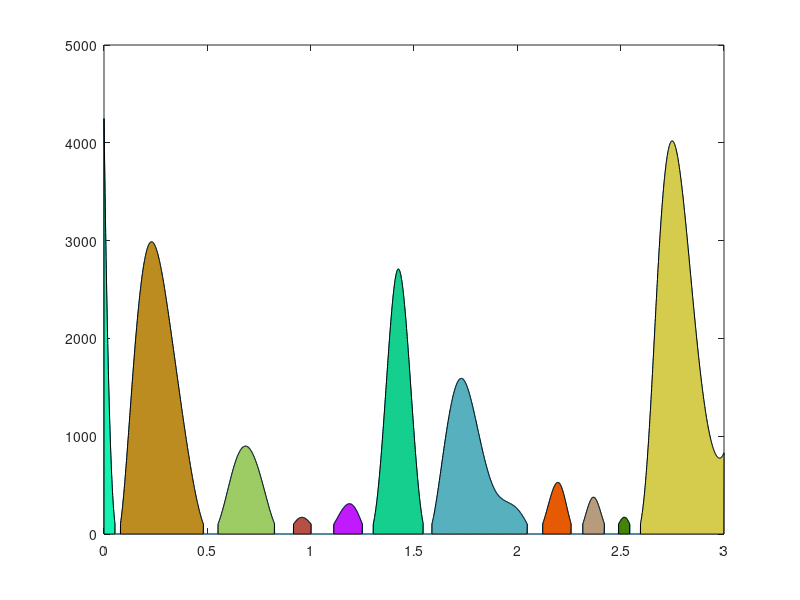

This chart was generated by the following MATLAB code: (Note: this script raises an error after producing the figure.)
%%
%     COURSE: Signal processing problems, solved in MATLAB and Python
%    SECTION: Feature detection
%      VIDEO: Area under the curve
% Instructor: sincxpress.com
%
%%

% create signal
srate = 1000; % Hz
time  = 0:1/srate:3;
n     = length(time);
p     = 20; % poles for random interpolation

% amplitude modulator and noise level
signal = interp1(randn(p,1)*30,linspace(1,p,n),'spline')'.^2;
signal(signal<100) = 0;

figure(1), clf
plot(time,signal)

%% demarcate each lobe

% thresholded time series
threshts = logical(signal);

% find islands (in image processing toolbox!)
islands = bwconncomp( logical(signal) );

% color each island
for ii=1:islands.NumObjects
    patch(time([islands.PixelIdxList{ii}; islands.PixelIdxList{ii}(end-1:-1:1)]),[signal(islands.PixelIdxList{ii}); zeros(numel(islands.PixelIdxList{ii})-1,1)],rand(1,3));
end

%% compute AUC under each curve

auc = zeros(islands.NumObjects,1);

for ii=1:islands.NumObjects
    auc(ii) = sum( signal(islands.PixelIdxList{ii}) );
end

% scale by dt
auc = auc * mean(diff(time));



% add text on top of each curve
for ii=1:islands.NumObjects
    
    text(mean(time(islands.PixelIdxList{ii})),...
         50 + max(signal(islands.PixelIdxList{ii})),...
         num2str( round(auc(ii),2) ),...
         'HorizontalAlignment','center');
end

%% done.
